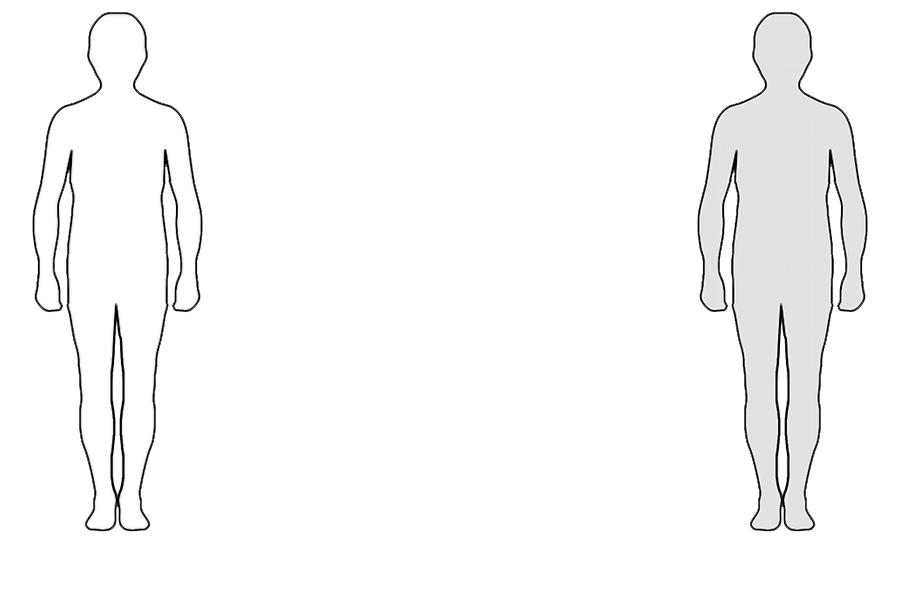
%> input picture old_matlab_code/BodySPM/bodySPM_base2.png, 900 x 600 px
$ octave draw_single_subject.m   (GNU Octave 9; MATLAB toolbox functions it lacks are replaced by stand-ins)
%> lines starting %> are read from the running program, lines starting %| are printed output that depends on the picture
clear all;
close all;
addpath(genpath('/Users/jtsuvile/Documents/projects/kipupotilaat/code/BodySPM/'));
%%
cfg=[];
cfg.datapath = '/Users/jtsuvile/Documents/projects/kipupotilaat/ruotsi/data/mat-files/';
cfg.subinfopath = '/Users/jtsuvile/Documents/projects/kipupotilaat/ruotsi/data/';
cfg.onesided = [1, 1, 1, 1, 1, 1, 1, 0, 0, 0, 0, 0]; % does the final data have one or two shapes
cfg.mapnames = {'emotions_0','emotions_1','emotions_2','emotions_3','emotions_4','emotions_5','emotions_6','pain_0','pain_1','sensitivity_0','sensitivity_1', 'sensitivity_2'};
cfg.display_mapnames = {'Sadness','Happiness','Anger','Surprise','Fear','Disgust','Neutral',...
    {'Acute','pain'},{'Chronic','pain'},...
    {'Tactile', 'sensitivity'}, {'Pain','sensitivity'}, {'Hedonic','sensitivity'}};
cfg.absval = 1;
%%
base_oneside=uint8(imread('bodySPM_base2.png'));
%> base_oneside is the input picture: size 600x900x3 uint8; mean R, G, B 248.5, 248.5, 248.5
mask_oneside=uint8(imread('bodySPM_base3.png'));
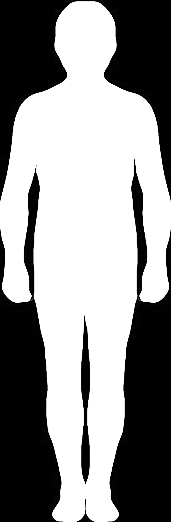
%> input picture old_matlab_code/BodySPM/bodySPM_base3.png, 171 x 522 px
%> mask_oneside is the input picture: size 522x171 uint8; min 0, max 255, mean 144.3
mask_oneside=mask_oneside*.85;
mask_binary = mask_oneside;
mask_binary(mask_oneside < 100) = 0;
outline_oneside=bwperim(mask_binary,4)*10;
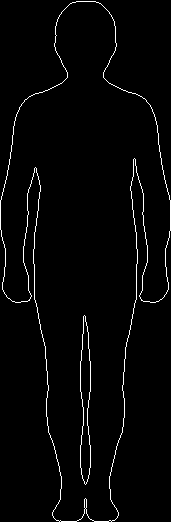
%> outline_oneside: size 522x171 double; values 0 (black) and 10 (white), 2.4% white in thin lines or dots

mask_front=uint8(imread('bodySPM_frontback_mask.png'));
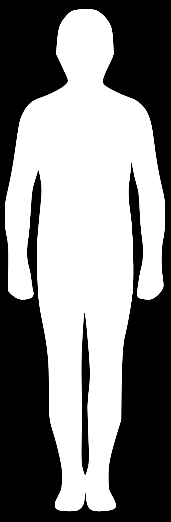
%> input picture old_matlab_code/BodySPM/bodySPM_frontback_mask.png, 171 x 522 px
%> mask_front is the input picture: size 522x171x3 uint8; min 0, max 255, mean 129.7
mask_frontback = [mask_front mask_front];
mask_frontback=mask_frontback(:,:,1);
%> mask_frontback: size 522x342 uint8
mask_frontback=mask_frontback*.85;
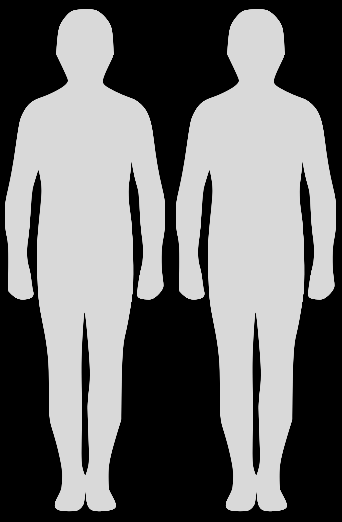
%> mask_frontback: size 522x342 uint8; min 0, max 217, mean 110.3
front_outline = double(imread('bodySPM_front_outline.png'));
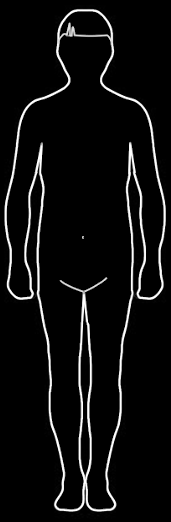
%> input picture old_matlab_code/BodySPM/bodySPM_front_outline.png, 171 x 522 px
%> front_outline: size 522x171 double; min 0, max 255, mean 14.8; mean of the top-left, top-right, bottom-left and bottom-right quarters 14.8, 14, 15.5, 15
back_outline = double(imread('bodySPM_back_outline.png'));
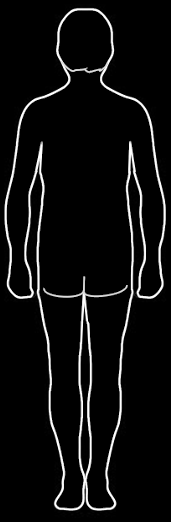
%> input picture old_matlab_code/BodySPM/bodySPM_back_outline.png, 171 x 522 px
%> back_outline: size 522x171 double; min 0, max 255, mean 14.9; mean of the top-left, top-right, bottom-left and bottom-right quarters 14.1, 14, 16, 15.3
frontback_outline = [front_outline back_outline];
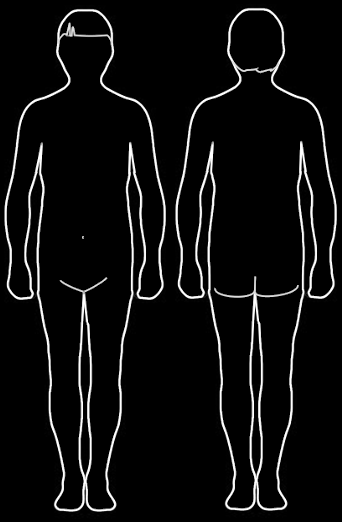
%> frontback_outline: size 522x342 double; min 0, max 255, mean 14.8

%% draw
subid = 211459;
%> (the run ends here)
